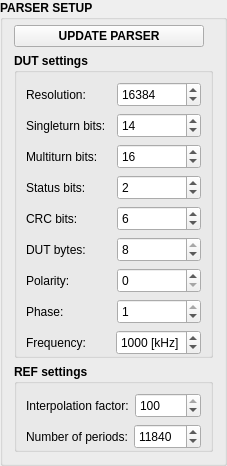
        <widget class="QGroupBox" name="groupBox">
         <property name="font">
          <font>
           <family>Segoe UI</family>
           <pointsize>9</pointsize>
           <weight>75</weight>
           <bold>true</bold>
          </font>
         </property>
         <property name="title">
          <string>PARSER SETUP</string>
         </property>
         <layout class="QGridLayout" name="gridLayout_11">
          <property name="topMargin">
           <number>5</number>
          </property>
          <item row="1" column="0">
           <widget class="QGroupBox" name="groupBox_10">
            <property name="minimumSize">
             <size>
              <width>0</width>
              <height>50</height>
             </size>
            </property>
            <property name="title">
             <string>DUT settings</string>
            </property>
            <layout class="QGridLayout" name="gridLayout_42">
             <property name="leftMargin">
              <number>0</number>
             </property>
             <property name="rightMargin">
              <number>0</number>
             </property>
             <property name="bottomMargin">
              <number>0</number>
             </property>
             <item row="0" column="0">
              <widget class="QWidget" name="widget_9" native="true">
               <layout class="QGridLayout" name="gridLayout_13">
                <property name="topMargin">
                 <number>0</number>
                </property>
                <property name="bottomMargin">
                 <number>0</number>
                </property>
                <item row="0" column="0">
                 <widget class="QLabel" name="label_9">
                  <property name="font">
                   <font>
                    <family>Segoe UI</family>
                    <pointsize>9</pointsize>
                    <weight>50</weight>
                    <bold>false</bold>
                   </font>
                  </property>
                  <property name="text">
                   <string>Resolution:</string>
                  </property>
                 </widget>
                </item>
                <item row="0" column="1">
                 <widget class="QSpinBox" name="dut_counts_rev">
                  <property name="minimumSize">
                   <size>
                    <width>0</width>
                    <height>25</height>
                   </size>
                  </property>
                  <property name="font">
                   <font>
                    <family>Segoe UI</family>
                    <pointsize>9</pointsize>
                    <weight>50</weight>
                    <bold>false</bold>
                   </font>
                  </property>
                  <property name="maximum">
                   <number>10000000</number>
                  </property>
                  <property name="value">
                   <number>16384</number>
                  </property>
                 </widget>
                </item>
               </layout>
              </widget>
             </item>
             <item row="5" column="0">
              <widget class="QWidget" name="widget_26" native="true">
               <layout class="QGridLayout" name="gridLayout_43">
                <property name="topMargin">
                 <number>0</number>
                </property>
                <property name="bottomMargin">
                 <number>0</number>
                </property>
                <item row="0" column="0">
                 <widget class="QLabel" name="label_11">
                  <property name="font">
                   <font>
                    <family>Segoe UI</family>
                    <pointsize>9</pointsize>
                    <weight>50</weight>
                    <bold>false</bold>
                   </font>
                  </property>
                  <property name="text">
                   <string>DUT bytes:</string>
                  </property>
                 </widget>
                </item>
                <item row="0" column="1">
                 <widget class="QSpinBox" name="dut_bytes">
                  <property name="minimumSize">
                   <size>
                    <width>0</width>
                    <height>25</height>
                   </size>
                  </property>
                  <property name="font">
                   <font>
                    <family>Segoe UI</family>
                    <pointsize>9</pointsize>
                    <weight>50</weight>
                    <bold>false</bold>
                   </font>
                  </property>
                  <property name="minimum">
                   <number>1</number>
                  </property>
                  <property name="maximum">
                   <number>8</number>
                  </property>
                  <property name="value">
                   <number>8</number>
                  </property>
                 </widget>
                </item>
               </layout>
              </widget>
             </item>
             <item row="2" column="0">
              <widget class="QWidget" name="widget_3" native="true">
               <layout class="QGridLayout" name="gridLayout_2">
                <property name="topMargin">
                 <number>0</number>
                </property>
                <property name="bottomMargin">
                 <number>0</number>
                </property>
                <item row="0" column="0">
                 <widget class="QLabel" name="label_3">
                  <property name="font">
                   <font>
                    <family>Segoe UI</family>
                    <pointsize>9</pointsize>
                    <weight>50</weight>
                    <bold>false</bold>
                   </font>
                  </property>
                  <property name="text">
                   <string>Multiturn bits:</string>
                  </property>
                 </widget>
                </item>
                <item row="0" column="1">
                 <widget class="QSpinBox" name="dut_multiturn_bits">
                  <property name="minimumSize">
                   <size>
                    <width>0</width>
                    <height>25</height>
                   </size>
                  </property>
                  <property name="font">
                   <font>
                    <family>Segoe UI</family>
                    <pointsize>9</pointsize>
                    <weight>50</weight>
                    <bold>false</bold>
                   </font>
                  </property>
                  <property name="maximum">
                   <number>10000000</number>
                  </property>
                  <property name="value">
                   <number>16</number>
                  </property>
                 </widget>
                </item>
               </layout>
              </widget>
             </item>
             <item row="7" column="0">
              <widget class="QWidget" name="widget_25" native="true">
               <layout class="QGridLayout" name="gridLayout_40">
                <property name="topMargin">
                 <number>0</number>
                </property>
                <property name="bottomMargin">
                 <number>0</number>
                </property>
                <item row="0" column="0">
                 <widget class="QLabel" name="label_22">
                  <property name="minimumSize">
                   <size>
                    <width>0</width>
                    <height>25</height>
                   </size>
                  </property>
                  <property name="font">
                   <font>
                    <family>Segoe UI</family>
                    <pointsize>9</pointsize>
                    <weight>50</weight>
                    <bold>false</bold>
                   </font>
                  </property>
                  <property name="text">
                   <string>Phase:</string>
                  </property>
                 </widget>
                </item>
                <item row="0" column="1">
                 <widget class="QSpinBox" name="dut_phase">
                  <property name="minimumSize">
                   <size>
                    <width>0</width>
                    <height>25</height>
                   </size>
                  </property>
                  <property name="font">
                   <font>
                    <family>Segoe UI</family>
                    <pointsize>9</pointsize>
                    <weight>50</weight>
                    <bold>false</bold>
                   </font>
                  </property>
                  <property name="maximum">
                   <number>1</number>
                  </property>
                  <property name="value">
                   <number>1</number>
                  </property>
                 </widget>
                </item>
               </layout>
              </widget>
             </item>
             <item row="8" column="0">
              <widget class="QWidget" name="widget_28" native="true">
               <layout class="QGridLayout" name="gridLayout_44">
                <property name="topMargin">
                 <number>0</number>
                </property>
                <property name="bottomMargin">
                 <number>0</number>
                </property>
                <item row="0" column="0">
                 <widget class="QLabel" name="label_24">
                  <property name="font">
                   <font>
                    <family>Segoe UI</family>
                    <pointsize>9</pointsize>
                    <weight>50</weight>
                    <bold>false</bold>
                   </font>
                  </property>
                  <property name="text">
                   <string>Frequency:</string>
                  </property>
                 </widget>
                </item>
                <item row="0" column="1">
                 <widget class="QSpinBox" name="dut_frequency">
                  <property name="minimumSize">
                   <size>
                    <width>0</width>
                    <height>25</height>
                   </size>
                  </property>
                  <property name="maximumSize">
                   <size>
                    <width>85</width>
                    <height>16777215</height>
                   </size>
                  </property>
                  <property name="font">
                   <font>
                    <family>Segoe UI</family>
                    <pointsize>9</pointsize>
                    <weight>50</weight>
                    <bold>false</bold>
                   </font>
                  </property>
                  <property name="suffix">
                   <string> [kHz]</string>
                  </property>
                  <property name="maximum">
                   <number>1000000000</number>
                  </property>
                  <property name="value">
                   <number>1000</number>
                  </property>
                 </widget>
                </item>
               </layout>
              </widget>
             </item>
             <item row="1" column="0">
              <widget class="QWidget" name="widget_2" native="true">
               <layout class="QGridLayout" name="gridLayout">
                <property name="topMargin">
                 <number>0</number>
                </property>
                <property name="bottomMargin">
                 <number>0</number>
                </property>
                <item row="0" column="0">
                 <widget class="QLabel" name="label">
                  <property name="font">
                   <font>
                    <family>Segoe UI</family>
                    <pointsize>9</pointsize>
                    <weight>50</weight>
                    <bold>false</bold>
                   </font>
                  </property>
                  <property name="text">
                   <string>Singleturn bits:</string>
                  </property>
                 </widget>
                </item>
                <item row="0" column="1">
                 <widget class="QSpinBox" name="dut_singleturn_bits">
                  <property name="minimumSize">
                   <size>
                    <width>0</width>
                    <height>25</height>
                   </size>
                  </property>
                  <property name="font">
                   <font>
                    <family>Segoe UI</family>
                    <pointsize>9</pointsize>
                    <weight>50</weight>
                    <bold>false</bold>
                   </font>
                  </property>
                  <property name="maximum">
                   <number>10000000</number>
                  </property>
                  <property name="value">
                   <number>14</number>
                  </property>
                 </widget>
                </item>
               </layout>
              </widget>
             </item>
             <item row="6" column="0">
              <widget class="QWidget" name="widget_17" native="true">
               <layout class="QGridLayout" name="gridLayout_29">
                <property name="topMargin">
                 <number>0</number>
                </property>
                <property name="bottomMargin">
                 <number>0</number>
                </property>
                <item row="0" column="0">
                 <widget class="QLabel" name="label_21">
                  <property name="minimumSize">
                   <size>
                    <width>0</width>
                    <height>25</height>
                   </size>
                  </property>
                  <property name="font">
                   <font>
                    <family>Segoe UI</family>
                    <pointsize>9</pointsize>
                    <weight>50</weight>
                    <bold>false</bold>
                   </font>
                  </property>
                  <property name="text">
                   <string>Polarity:</string>
                  </property>
                 </widget>
                </item>
                <item row="0" column="1">
                 <widget class="QSpinBox" name="dut_polarity">
                  <property name="minimumSize">
                   <size>
                    <width>0</width>
                    <height>25</height>
                   </size>
                  </property>
                  <property name="font">
                   <font>
                    <family>Segoe UI</family>
                    <pointsize>9</pointsize>
                    <weight>50</weight>
                    <bold>false</bold>
                   </font>
                  </property>
                  <property name="maximum">
                   <number>1</number>
                  </property>
                 </widget>
                </item>
               </layout>
              </widget>
             </item>
             <item row="3" column="0">
              <widget class="QWidget" name="widget_7" native="true">
               <layout class="QGridLayout" name="gridLayout_4">
                <property name="topMargin">
                 <number>0</number>
                </property>
                <property name="bottomMargin">
                 <number>0</number>
                </property>
                <item row="0" column="0">
                 <widget class="QLabel" name="label_7">
                  <property name="font">
                   <font>
                    <family>Segoe UI</family>
                    <pointsize>9</pointsize>
                    <weight>50</weight>
                    <bold>false</bold>
                   </font>
                  </property>
                  <property name="text">
                   <string>Status bits:</string>
                  </property>
                 </widget>
                </item>
                <item row="0" column="1">
                 <widget class="QSpinBox" name="dut_status_bits">
                  <property name="minimumSize">
                   <size>
                    <width>0</width>
                    <height>25</height>
                   </size>
                  </property>
                  <property name="font">
                   <font>
                    <family>Segoe UI</family>
                    <pointsize>9</pointsize>
                    <weight>50</weight>
                    <bold>false</bold>
                   </font>
                  </property>
                  <property name="maximum">
                   <number>10000000</number>
                  </property>
                  <property name="value">
                   <number>2</number>
                  </property>
                 </widget>
                </item>
               </layout>
              </widget>
             </item>
             <item row="4" column="0">
              <widget class="QWidget" name="widget_8" native="true">
               <layout class="QGridLayout" name="gridLayout_12">
                <property name="topMargin">
                 <number>0</number>
                </property>
                <property name="bottomMargin">
                 <number>0</number>
                </property>
                <item row="0" column="0">
                 <widget class="QLabel" name="label_8">
                  <property name="font">
                   <font>
                    <family>Segoe UI</family>
                    <pointsize>9</pointsize>
                    <weight>50</weight>
                    <bold>false</bold>
                   </font>
                  </property>
                  <property name="text">
                   <string>CRC bits:</string>
                  </property>
                 </widget>
                </item>
                <item row="0" column="1">
                 <widget class="QSpinBox" name="dut_crc_bits">
                  <property name="minimumSize">
                   <size>
                    <width>0</width>
                    <height>25</height>
                   </size>
                  </property>
                  <property name="font">
                   <font>
                    <family>Segoe UI</family>
                    <pointsize>9</pointsize>
                    <weight>50</weight>
                    <bold>false</bold>
                   </font>
                  </property>
                  <property name="maximum">
                   <number>10000000</number>
                  </property>
                  <property name="value">
                   <number>6</number>
                  </property>
                 </widget>
                </item>
               </layout>
              </widget>
             </item>
            </layout>
           </widget>
          </item>
          <item row="2" column="0">
           <widget class="QGroupBox" name="groupBox_3">
            <property name="font">
             <font>
              <family>Segoe UI</family>
              <pointsize>9</pointsize>
              <weight>75</weight>
              <bold>true</bold>
             </font>
            </property>
            <property name="title">
             <string>REF settings</string>
            </property>
            <layout class="QGridLayout" name="gridLayout_14">
             <property name="leftMargin">
              <number>0</number>
             </property>
             <property name="rightMargin">
              <number>0</number>
             </property>
             <property name="bottomMargin">
              <number>0</number>
             </property>
             <item row="0" column="0">
              <widget class="QWidget" name="widget_13" native="true">
               <layout class="QGridLayout" name="gridLayout_18">
                <property name="topMargin">
                 <number>0</number>
                </property>
                <property name="bottomMargin">
                 <number>0</number>
                </property>
                <item row="0" column="0">
                 <widget class="QLabel" name="label_12">
                  <property name="font">
                   <font>
                    <family>Segoe UI</family>
                    <pointsize>9</pointsize>
                    <weight>50</weight>
                    <bold>false</bold>
                   </font>
                  </property>
                  <property name="text">
                   <string>Interpolation factor:</string>
                  </property>
                 </widget>
                </item>
                <item row="0" column="1">
                 <widget class="QSpinBox" name="ref_interpolation_factor">
                  <property name="minimumSize">
                   <size>
                    <width>0</width>
                    <height>25</height>
                   </size>
                  </property>
                  <property name="font">
                   <font>
                    <family>Segoe UI</family>
                    <pointsize>9</pointsize>
                    <weight>50</weight>
                    <bold>false</bold>
                   </font>
                  </property>
                  <property name="maximum">
                   <number>100</number>
                  </property>
                  <property name="value">
                   <number>100</number>
                  </property>
                 </widget>
                </item>
               </layout>
              </widget>
             </item>
             <item row="1" column="0">
              <widget class="QWidget" name="widget_10" native="true">
               <layout class="QGridLayout" name="gridLayout_15">
                <property name="topMargin">
                 <number>0</number>
                </property>
                <property name="bottomMargin">
                 <number>0</number>
                </property>
                <item row="0" column="0">
                 <widget class="QLabel" name="label_2">
                  <property name="font">
                   <font>
                    <family>Segoe UI</family>
                    <pointsize>9</pointsize>
                    <weight>50</weight>
                    <bold>false</bold>
                   </font>
                  </property>
                  <property name="text">
                   <string>Number of periods:</string>
                  </property>
                 </widget>
                </item>
                <item row="0" column="1">
                 <widget class="QSpinBox" name="ref_number_of_periods">
                  <property name="minimumSize">
                   <size>
                    <width>0</width>
                    <height>25</height>
                   </size>
                  </property>
                  <property name="font">
                   <font>
                    <family>Segoe UI</family>
                    <pointsize>9</pointsize>
                    <weight>50</weight>
                    <bold>false</bold>
                   </font>
                  </property>
                  <property name="maximum">
                   <number>10000000</number>
                  </property>
                  <property name="value">
                   <number>11840</number>
                  </property>
                 </widget>
                </item>
               </layout>
              </widget>
             </item>
            </layout>
           </widget>
          </item>
          <item row="0" column="0">
           <widget class="QPushButton" name="update_parser_button">
            <property name="minimumSize">
             <size>
              <width>190</width>
              <height>22</height>
             </size>
            </property>
            <property name="maximumSize">
             <size>
              <width>190</width>
              <height>22</height>
             </size>
            </property>
            <property name="text">
             <string>UPDATE PARSER</string>
            </property>
           </widget>
          </item>
         </layout>
        </widget>
